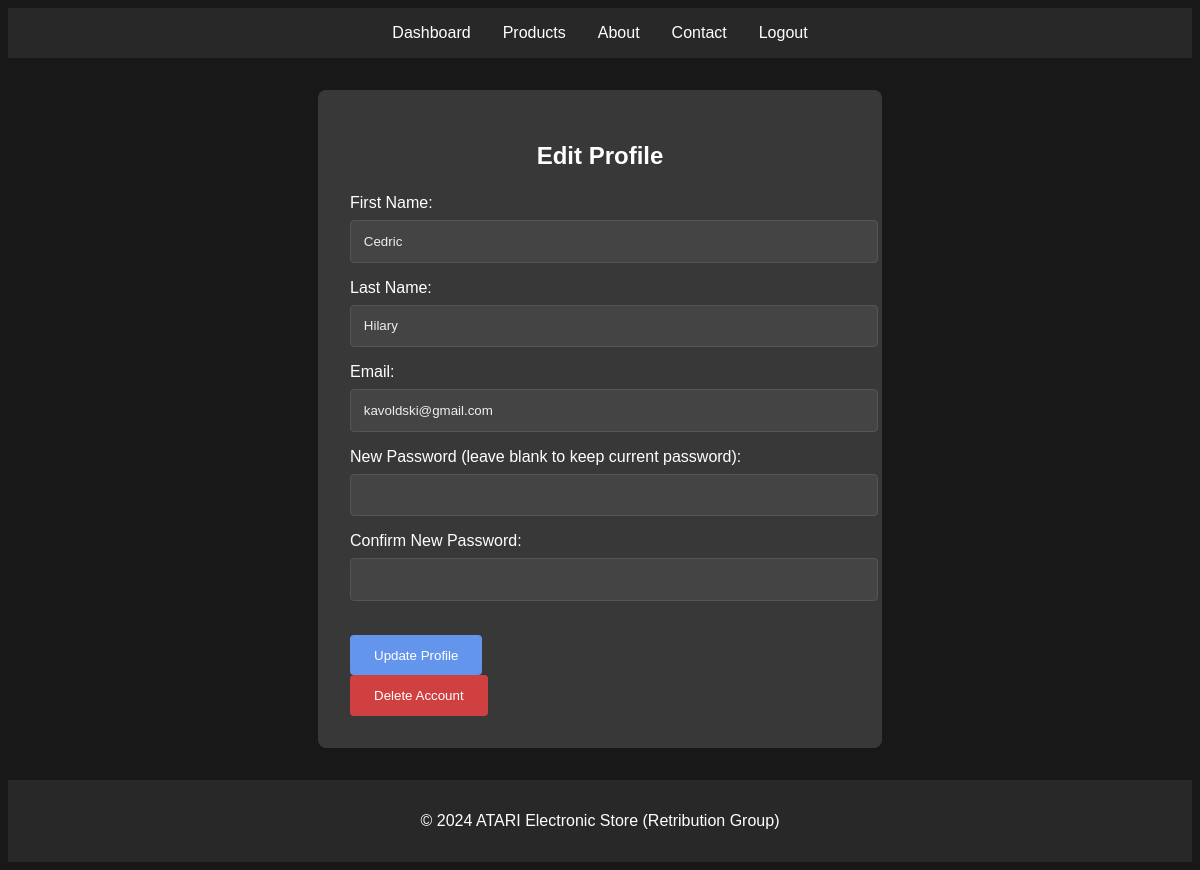
The page /php/edit_profile.php (signed in) on the database its author committed.
### tables this page shows
CREATE TABLE `users` (
  `id` int(11) NOT NULL,
  `first_name` varchar(50) NOT NULL,
  `last_name` varchar(50) NOT NULL,
  `email` varchar(100) NOT NULL,
  `password` varchar(255) NOT NULL,
  `created_at` timestamp NOT NULL DEFAULT current_timestamp()
);

### php/edit_profile.php (the view, shortened to what this page needs)
<?php
include 'db_connect.php';
$user_id = $_SESSION['user_id'];
$stmt = $conn->prepare("SELECT first_name, last_name, email FROM users WHERE id = ?");
$stmt->bind_param("i", $user_id);
$stmt->execute();
$stmt->bind_result($firstName, $lastName, $email);
?>
<!DOCTYPE html>
<html>
<head>
    <link rel="stylesheet" href="/atari-github/atari-github/style/profile-style.css">
</head>
<body>
    <header>
        <nav>
            <ul>
                <li><a href="/atari-github/atari-github/php/dashboard.php">Dashboard</a></li>
                <li><a href="#products">Products</a></li>
                <li><a href="#about-us">About</a></li>
                <li><a href="#contact-us">Contact</a></li>
                <li><a href="logout.php">Logout</a></li>
            </ul>
        </nav>
    </header>
    <main>
        <section class="edit-profile">
            <h1>Edit Profile</h1>
            <form action="/atari-github/atari-github/php/edit_profile.php" method="post">
                <label for="first-name">First Name:</label>
                <input type="text" id="first-name" name="first-name" value="<?php echo htmlspecialchars($firstName); ?>" required><br>
                <label for="last-name">Last Name:</label>
                <input type="text" id="last-name" name="last-name" value="<?php echo htmlspecialchars($lastName); ?>" required><br>
                <label for="email">Email:</label>
                <input type="email" id="email" name="email" value="<?php echo htmlspecialchars($email); ?>" required><br>
                <label for="password">New Password (leave blank to keep current password):</label>
                <input type="password" id="password" name="password"><br>
                <label for="confirm-password">Confirm New Password:</label>
                <input type="password" id="confirm-password" name="confirm-password"><br><br>
                <input type="submit" value="Update Profile">
            </form>
            <form action="/atari-github/atari-github/php/delete_account.php" method="POST">
                <input type="submit" value="Delete Account">
            </form>
        </section>
    </main>
    <footer>
        <p>&copy; 2024 ATARI Electronic Store (Retribution Group)</p>
    </footer>
</body>
</html>

### style/profile-style.css (style rules this page uses)
body { background-color: #181818; color: #ffffff; font-family: 'Arial', sans-serif; }
header { background-color: #282828; padding: 1rem 0; }
nav ul { list-style: none; margin: 0; padding: 0; display: flex; justify-content: center; }
nav li { margin: 0 1rem; }
nav a { color: #ffffff; text-decoration: none; transition: color 0.3s ease; }
main { padding: 2rem; }
footer { background-color: #282828; text-align: center; padding: 1rem 0; }
.edit-profile { background-color: #383838; border-radius: 8px; padding: 2rem; max-width: 500px; margin: 0 auto; }
.edit-profile h1 { text-align: center; margin-bottom: 1.5rem; }
.edit-profile label { display: block; margin-bottom: 0.5rem; }
.edit-profile input[type="text"], .edit-profile input[type="email"], .edit-profile input[type="password"] { width: 100%; padding: 0.8rem; margin-bottom: 1rem; border: 1px solid #555; border-radius: 4px; background-color: #444; color: #eee; }
.edit-profile input[type="submit"] { background-color: #6495ED; color: white; padding: 0.8rem 1.5rem; border: none; border-radius: 4px; cursor: pointer; transition: background-color 0.3s ease; }
.edit-profile form:last-child input[type="submit"] { background-color: #d14040; }

### rows shown on the page
users: first-name "Cedric", last-name "Hilary", email "kavoldski@gmail.com"
